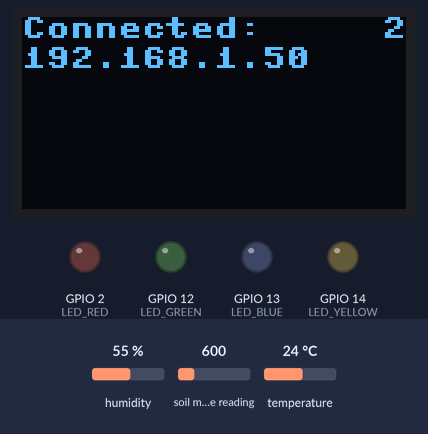
The program below on a simulated ESP32 board running MicroPython. Parts: 128×64 one-colour display, output pins drawn as LEDs (lit = HIGH). Inputs (shaded band) come from the test bench; at power-on: humidity 55 %, soil moisture reading 600, temperature 24 °C. WiFi joins after 1.5 s; web requests get an empty 200 reply after 0.4 s; library files of the repository ran but are not shown: ssd1306.py, seesaw.py, StemmaSoilSensor.py; what the program prints to the serial console is not drawn.

Above: at 6.7 s.

Measured:
- what the display in image 0 shows lasts 1.1 s, from 6.6 s to 7.7 s

The program:

main.py
```python
import internet
import Log
import Sensors
import Helper
import utime
from machine import Pin, I2C
from Drivers import ssd1306
import gc

########################################################################################################################################
#PLANT = "Plant#1"
#Pid = 1
PLANT = "Plant#2" #stemma sensor might need calibrating.
Pid = 2
#PLANT = "Plant#3"
#Pid = 3
#PLANT = "Plant#4"
#Pid = 4

SSID = 'S4lL3N-2.4Ghz'
PASSWORD = 'mangosgetyouhigher'
######################################################################################################################################

# ESP32 Pin assignment
i2c = I2C(-1, scl=Pin(4), sda=Pin(5))

# oled variables
oled_width = 128
oled_height = 64
oled = ssd1306.SSD1306_I2C(oled_width, oled_height, i2c)

# Repl and Oled display booting  up
utime.sleep(3)
print("\n\nBooting UP....")
oled.text('Booting up....', 0, 0)
oled.show()
utime.sleep(2)

# Connecting to the internet
print("connecting to internet...\n")
print("\nConnected: ", internet.connect(SSID,PASSWORD))
oled.init_display()
oled.text('Connected:     '+ str(Pid), 0, 0)
oled.text(internet.ip, 0, 10)
oled.show()

gc.enable()
utime.sleep(1)
forEver = True
while(forEver):
    connected = internet.check()
    while(connected):
        Sensors.led("blue","ON")
        oled.init_display()
        readings = Sensors.getData(PLANT)
        #print("\nSending Log request....\n")
        oled.text('Sending Log...', 0, 20)
        oled.show()
        if Log.logSuccess == True:
            oled.text('Successful!', 0, 30)
            oled.show()
            oled.text('Loading...', 0, 40)
            oled.show()
        else:
            oled.text('failed', 0, 30)
            oled.show()
        timer = 1080 # in 10 second increments, so 1080 * 10  = 10800 seconds or 3 hours for for 8 readings a day.
        #timer = 18 # every 3 minutes
        while timer > 0:
            utime.sleep(10)
            timer -= 1
            oled.init_display()
            oled.text('Connected:     '+ str(Pid), 0, 0)
            oled.text(internet.ip, 0, 10)
            countDown = Helper.countToTime(timer)
            oled.text('Update In: '+ countDown, 0, 30)
            oled.text('T=' + str(readings[0]) + ',' + 'H='+ str(readings[1]), 0, 40)
            oled.text('SM=' + str(round(readings[2],1)) + ',' + 'ST='+ str(readings[3]), 0, 50)
            oled.show()

    Sensors.led("blue", "OFF")
    oled.init_display()
    oled.text('Lost Connection...', 0, 0)
    oled.text('Reconnecting now...', 0, 10)
    oled.show()
    internet.connect()
```

internet.py
```python
# docs.micropython.org/en/latest/esp32/quickref.html

#to call using the repl import file name (internet)
#EXAMPLE= import internet
#then type the file name and the function
#EXAMPLE= internet.connect()
import network
ip = None

wlan = network.WLAN(network.STA_IF)  # creates station interface
wlan.active(True)

def connect(ssid, password):
	if not wlan.isconnected():
		wlan.connect(ssid,password) #connects to access point

		while not wlan.isconnected():
			pass

	ipAddress = wlan.ifconfig()   # gets the IP address, netmask, gateway, DNS
	global ip
	ip = ""
	ipAddr = ipAddress[:1]
	for x in ipAddr:
		if x == "(":
			pass
		elif x == ")":
			pass
		elif x == ",":
			pass
		elif x == "'":
			pass
		else:
			temp = str(x)
			ip += temp
	return ip

def check():
	connected = wlan.isconnected()
	return connected


def disconnect():
	wlan.disconnect()
	print("Disconnecting....")
	wlan.active(False)
	print("Wifi Turned OFF")
```

Log.py
```python
import Sensors
import urequests
import time
logSuccess =None
#######################################################################################################################################
moistAlert = 10
#######################################################################################################################################
def logToSheetsIFTTT(sensorData):
    sensor_readings = {'value1':sensorData[0],
                       'value2':sensorData[1],
                       'value3':sensorData[2]}
    request_headers = {'Content-Type': 'application/json'}
    request = urequests.post('https://maker.ifttt.com/trigger/DHT11_Readings/with/key/fn0wxvll25ufUBqHS4PhRZ9j9KwWjgG59hnKzSaHQwn',
    json=sensor_readings,
    headers=request_headers)
    #print(request.text)
    request.close()

def LogToSheets(sensonReadings):
    temp = sensonReadings[0]
    hum = sensonReadings[1]
    soilMoist = sensonReadings[2]
    soilTemp = sensonReadings[3]
    plant = sensonReadings[4]
    payload = {"temp":temp,
                "hum":hum,
                "soilMoist":soilMoist,
                "soilTemp":soilTemp,
                "plant":plant}
    while(True):
        try:
            request_headers = {'Content-Type': 'application/json'}
            res = urequests.post('http://192.168.1.10:4200/api/sensor_readings',
            json=payload,
            headers=request_headers)
            response = res.text
            res.close()
            if response == "Succesfully Logged":
                #print(res.json())
                print("Request was successful")
                global logSuccess
                logSuccess = True
                break
            else:
                print("***FAILED***")
                time.sleep(10)
                global logSuccess
                logSuccess = False
                continue
        except Exception as e:
            print('Error...')
            print(e)

    if soilMoist < moistAlert:
        #IFTTT_SMS(plant, soilMoist)
        pass

    if soilMoist < 33.3:
        Sensors.led("red","ON")
        Sensors.led("green","OFF")
        Sensors.led("yellow","OFF")
    if soilMoist > 33.3 and soilMoist < 66.6:
        Sensors.led("red","OFF")
        Sensors.led("green","OFF")
        Sensors.led("yellow","ON")
    if soilMoist > 66.6:
        Sensors.led("red","OFF")
        Sensors.led("green","ON")
        Sensors.led("yellow","OFF")

def IFTTT_SMS(plant, soilMoisture):
    report = {}
    report["value1"] = plant
    report["value2"] = soilMoisture
    request_headers = {'Content-Type': 'application/json'}
    request = urequests.post('https://maker.ifttt.com/trigger/GR_SMS/with/key/fn0wxvll25ufUBqHS4PhRZ9j9KwWjgG59hnKzSaHQwn',
    json=report,
    headers=request_headers)
    #print(request.text)
    request.close()
```

Sensors.py
```python
import Log
import Drivers.seesaw as seesaw
import Drivers.StemmaSoilSensor as StemmaSoilSensor
import dht
from machine import Pin, I2C
import machine
import Helper

import esp32


def getData(plant):
    dht11Readings = getDHT11TempAndHum()
    tempInF = dht11Readings[0]
    humidity = dht11Readings[1]
    stemmaReadings = getStemmaMoistureAndTemp()
    soilMoisture = stemmaReadings[0]
    soilTemp = stemmaReadings[1]


    results = [tempInF, humidity, soilMoisture, soilTemp, plant]
    Log.LogToSheets(results)
    return results

'''
# logs data using the IFTTT webhooks method
    resultsForIFTTT = [tempInF, humidity, soilMoisture]
    Log.logToSheetsIFTTT(resultsForIFTTT)
'''

def getDHT11TempAndHum():
    sensor = Pin(15,Pin.IN)
    d = dht.DHT11(sensor)
    d.measure()
    tempInC = d.temperature()
    tempInF = str( 9 / 5 * tempInC + 32)
    humidity = str(d.humidity()) # add the -5 to match the other sensor in room and the dht11 is +/- 5
    dht11Results = [tempInF, humidity]
    return dht11Results

def getStemmaMoistureAndTemp():
    #https://github.com/mihai-dinculescu/micropython-adafruit-drivers/tree/master/seesaw
    SDA_PIN = 5 # update this
    SCL_PIN = 4 # update this

    sensorRangeLow = 650 # dry
    sensorRangeHigh = 783 # wet

    i2c = machine.I2C(sda=machine.Pin(SDA_PIN), scl=machine.Pin(SCL_PIN), freq=400000)
    #-----------------------------------------------------------------------------------------------------
    #to get the avg of 10 readings (hoping to get more accurate reading)
    i = 0
    total = 0
    while i < 10:
        soilMoistureRaw = StemmaSoilSensor.StemmaSoilSensor(i2c).get_moisture()
        total += soilMoistureRaw
        i+=1

    soilMoistureRaw = total / 10
    #----------------------------------------------------------------------------------------------------

    #soilMoistureRaw = StemmaSoilSensor.StemmaSoilSensor(i2c).get_moisture()
    soilMoisture = Helper.ChangeRange(sensorRangeLow, sensorRangeHigh, soilMoistureRaw)

    #soilTempInC = StemmaSoilSensor.StemmaSoilSensor(i2c).get_temp()
    #soilTempInF = str( 9 / 5 * soilTempInC + 32)

    stemmaResults = [soilMoisture,  soilMoistureRaw]

    return stemmaResults

def esp32Sensors():
    import esp32
    esp32temp = esp32.raw_temperature()
    esp32Hall = esp32.hall_sensor()
    return esp32temp


def led(led, state):
    LED_BLUE = machine.Pin(13, machine.Pin.OUT)
    LED_GREEN = machine.Pin(12, machine.Pin.OUT)
    LED_YELLOW = machine.Pin(14, machine.Pin.OUT)
    LED_RED = machine.Pin(2, machine.Pin.OUT)
    if led == "blue" and state == "ON":
        LED_BLUE.on()
    if led == "blue" and state == "OFF":
        LED_BLUE.off()
    if led == "green" and state == "ON":
        LED_GREEN.on()
    if led == "green" and state == "OFF":
        LED_GREEN.off()
    if led == "yellow" and state == "ON":
        LED_YELLOW.on()
    if led == "yellow" and state == "OFF":
        LED_YELLOW.off()
    if led == "red" and state == "ON":
        LED_RED.on()
    if led == "red" and state == "OFF":
        LED_RED.off()
```

Helper.py
```python
'''
converts the the loop counter into H:MM format
'''
def countToTime(count):
    temp = (count * 10) / 60
    if temp > 120:
        hours = 2
        mins = temp - 120
        time = str(hours) + ":" + str(int(mins))
    elif temp > 60:
        hours = 1
        mins = temp - 60
        time = str(hours) + ":" + str(int(mins))
    else:
        hours = 0
        mins = temp
        time = str(hours) + ":" + str(int(mins))

    return time


'''
to change the range of the soil moisture sensor from what it is to 0-100
example: range of 300-500 to 0-100
Result := ((Input - InputLow) / (InputHigh - InputLow))
          * (OutputHigh - OutputLow) + OutputLow;
case:
Result := ((Input - 300) / (500 - 300) * (100 - 0) + 0;
ChangeRange(300,500,0,100,450)
'''
def ChangeRange(sensorRangeLow, sensorRangeHigh, sensorReading):
    newRangeHigh = 100
    newRangeLow = 0
    reading = (sensorReading - sensorRangeLow) / (sensorRangeHigh - sensorRangeLow) * (newRangeHigh - newRangeLow) + newRangeLow
    result = round(reading,2)
    return result
```
